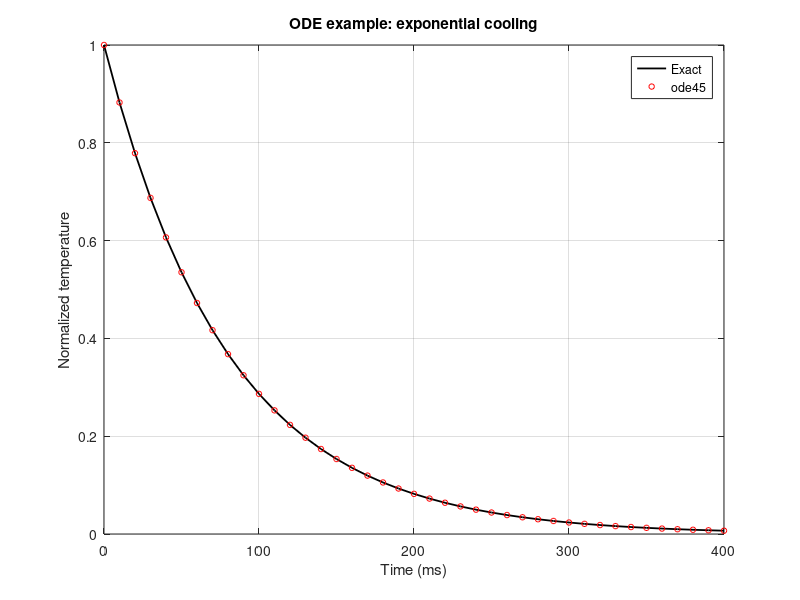

Here is the MATLAB script that generated this plot: (Note: this script raises an error after producing the figure.)
%% Ch09 ODE 求解与物理模型案例
% 本章目标 / Learning objectives
%
% 1. 理解常微分方程 ODE 在物理建模中的含义。
% 2. 掌握 ode45、ode15s、odeset 和函数句柄的基础用法。
% 3. 会把参数放进 struct，并传给 ODE 右端函数。
% 4. 用一个零维等离子体玩具模型练习参数扫描和物理量检查。
%
% Key terms:
% ordinary differential equation, right-hand side, initial condition,
% time span, solver tolerance, parameter scan, zero-dimensional model

clear; clc; close all;
if exist("startup_learning", "file") == 2
    learningRoot = startup_learning();
else
    learningRoot = fileparts(fileparts(mfilename("fullpath")));
    addpath(learningRoot);
    addpath(fullfile(learningRoot, "functions"));
end

%% 1. ODE 是什么
% ODE 描述“一个量如何随时间变化”。
%
% 例子：
%
% dT/dt = -T/tau
%
% 含义：温度 T 按时间常数 tau 指数衰减。
%
% 在 MATLAB 中，ODE 右端函数通常写成：
%
% dydt = f(t, y)

tau_s = 0.08;
coolingRhs = @(t, y) -y / tau_s;

tspan = [0 0.4];
y0 = 1.0;
[time_s, temperature] = ode45(coolingRhs, tspan, y0);

temperatureExact = y0 * exp(-time_s / tau_s);
maxCoolingError = max(abs(temperature - temperatureExact));
fprintf("Cooling model max error: %.3e\n", maxCoolingError);

figure("Color", "w");
plot(1e3*time_s, temperatureExact, "k-", "LineWidth", 1.3);
hold on;
plot(1e3*time_s, temperature, "ro", "MarkerSize", 4);
xlabel("Time (ms)");
ylabel("Normalized temperature");
title("ODE example: exponential cooling");
legend("Exact", "ode45", "Location", "best");
grid on;
fusionlearn.plot.applyResearchStyle(gca);

assert(maxCoolingError < 1e-4);

%% 1.1 ODE 初值问题包含“规律”和“起点”
% `dT/dt=-T/tau` 只告诉我们每个状态下的变化率，还需要初始条件 T(t0)=T0 才能
% 决定唯一演化轨迹。相同方程配不同 y0，会得到形状相似但起点不同的解。
%
% 右端函数输出单位必须是“状态量单位/时间单位”。若 T 用 keV、t 用 s，则 dT/dt
% 应为 keV/s，tau 也必须用 s。把 ms 数值直接放进以 s 为时间的方程，会把时间尺度
% 改变 1000 倍。
%
% tau 是 e-folding time：经过一个 tau，指数衰减量变为初值的 exp(-1)，约 36.8%。
% 这比只把 tau 当作公式中的参数更容易形成物理直觉。

temperatureAfterOneTau = y0*exp(-1);
fprintf("At one time constant, T/T0 = %.4f.\n", ...
    temperatureAfterOneTau/y0);

%% 2. ode45 的四个关键输入
% ode45 最常见的调用方式：
%
% [t, y] = ode45(rhs, tspan, y0)
%
% 1. rhs：右端函数，输入 t 和 y，输出 dy/dt。
% 2. tspan：积分时间范围，例如 [0 0.2]。
% 3. y0：初始条件。
% 4. 可选 opts：由 odeset 设置误差容忍度、事件函数等。

opts = odeset("RelTol", 1e-6, "AbsTol", 1e-9);
[time_tight, temperature_tight] = ode45(coolingRhs, tspan, y0, opts);

fprintf("Default ode45 points: %d\n", numel(time_s));
fprintf("Tighter ode45 points: %d\n", numel(time_tight));
assert(abs(temperature_tight(end) - y0*exp(-time_tight(end)/tau_s)) < 1e-6);

%% 2.1 ode45 会自适应选择内部时间步
% 当 tspan 只有 `[t0 tf]` 两个端点时，求解器根据局部误差自动决定输出时间点。
% RelTol 控制相对误差尺度，AbsTol 在状态接近 0 时提供绝对误差下限。容差更严格
% 往往需要更多步，但“输出点更多”不等于物理时间分辨率自动提高。
%
% 若 tspan 是一个时间向量，求解器会在这些指定时间返回插值后的解；它内部仍可能
% 使用不同步长。比较两个解时，应先把它们放在相同时间点，而不是直接逐行相减。
%
% AbsTol 最好与各状态的数量级相匹配。多变量系统若一个量约 1e6、另一个约 1e-8，
% 单一绝对容差可能不合适，可以为每个状态指定不同 AbsTol。

adaptiveSteps_s = diff(time_tight);
fprintf("ode45 output step range: [%.3e, %.3e] s.\n", ...
    min(adaptiveSteps_s), max(adaptiveSteps_s));

%% 3. 多变量 ODE：状态向量
% 如果系统有多个变量，就把它们放进一个列向量。
%
% 本章的玩具模型使用：
%
% y(1) = n_e，单位是 10^20 m^-3
% y(2) = T_e，单位是 keV
%
% 这个模型只用于学习，不用于真实预测。真实等离子体模型会复杂得多。

params = struct();
params.nTarget20 = 0.8;
params.tauParticle_s = 0.08;
params.edgeTe_keV = 0.12;
params.heatingGain_keV = 2.4;
params.heatingRamp_s = 0.04;
params.tauEnergy_s = 0.05;
params.radiationCoeff_per_s = 0.18;
params.densityFloor20 = 0.05;

y0_plasma = [0.25; 0.18];
tspan_plasma = [0 0.25];
[time_plasma_s, state] = ode45( ...
    @(t, y) fusionlearn.plasma.toyZeroDPlasmaRhs(t, y, params), ...
    tspan_plasma, y0_plasma, opts);

n20 = state(:,1);
Te_keV = state(:,2);

assert(all(isfinite(state), "all"));
assert(n20(end) > n20(1));
assert(Te_keV(end) > Te_keV(1));

%% 3.1 状态向量和参数 struct 是两种不同角色
% 状态 y 是求解器不断更新的未知量；params 是一次求解期间保持不变的模型设置。
% 右端函数必须返回与 y 相同形状的列向量，每一项顺序始终对应同一个物理量。
%
% 匿名函数 `@(t,y) model(t,y,params)` 把 MATLAB 求解器要求的两个输入接口，与我们
% 自己模型需要的额外参数连接起来。创建匿名函数时，当前 params 值会被捕获；以后
% 改 params 不会自动改写已经创建的旧函数句柄，重新扫描时应创建新句柄。
%
% y(1)、y(2) 很紧凑，但变量多后容易忘记顺序。可以在右端函数开头立即用清楚名字
% 解包，在函数末尾按固定顺序组装 dydt，并在注释中写单位。

plasmaRhs = @(t, y) fusionlearn.plasma.toyZeroDPlasmaRhs(t, y, params);
initialSlope = plasmaRhs(tspan_plasma(1), y0_plasma);
fprintf("Initial dn/dt = %.3f and dTe/dt = %.3f.\n", ...
    initialSlope(1), initialSlope(2));

%% 4. 画出零维模型结果
% 一个 ODE 结果通常至少要画：
%
% 1. 每个状态量随时间的变化。
% 2. 初始值和最终值是否合理。
% 3. 不同参数下结果如何变化。

figure("Color", "w");
tiledlayout(2, 1);

nexttile;
plot(1e3*time_plasma_s, n20, "LineWidth", 1.3);
xlabel("Time (ms)");
ylabel("n_e (10^{20} m^{-3})");
title("Toy density evolution");
grid on;
fusionlearn.plot.applyResearchStyle(gca);

%% 4.1 ODE 图至少要接受三层检查
% 数值层：数组是否 finite，时间是否递增，容差改变后结果是否基本稳定。
%
% 量纲层：横轴与求解时间单位一致，状态量单位写清楚，数量级没有 1000 倍误差。
%
% 物理层：密度、温度是否越过不允许范围，初始变化方向是否符合源项和损失项，长期
% 行为是否趋于合理平衡。求解器只负责近似方程，不会告诉你方程本身是否遗漏了物理。
%
% “零维”表示没有空间坐标，只追踪体平均或简化状态随时间变化。它适合学习耦合、
% 时间尺度和参数扫描，但不能给出径向剖面、边界层或湍流空间结构。

fprintf("Final toy state: n20 = %.3f, Te = %.3f keV.\n", ...
    n20(end), Te_keV(end));

nexttile;
plot(1e3*time_plasma_s, Te_keV, "LineWidth", 1.3);
xlabel("Time (ms)");
ylabel("T_e (keV)");
title("Toy temperature evolution");
grid on;
fusionlearn.plot.applyResearchStyle(gca);

%% 5. 参数扫描
% 参数扫描是把同一个模型在不同参数下跑多次。
% 初学时最重要的是每次只改一个参数，否则很难判断变化来自哪里。

heatingGainList = [1.4 2.4 3.4 4.4];
finalTe = zeros(size(heatingGainList));

figure("Color", "w");
hold on;
for k = 1:numel(heatingGainList)
    paramsScan = params;
    paramsScan.heatingGain_keV = heatingGainList(k);
    [tScan, stateScan] = ode45( ...
        @(t, y) fusionlearn.plasma.toyZeroDPlasmaRhs(t, y, paramsScan), ...
        tspan_plasma, y0_plasma, opts);
    finalTe(k) = stateScan(end, 2);
    plot(1e3*tScan, stateScan(:,2), "LineWidth", 1.2, ...
        "DisplayName", sprintf("gain = %.1f keV", heatingGainList(k)));
end
xlabel("Time (ms)");
ylabel("T_e (keV)");
title("Heating-gain scan");
legend("show", "Location", "best");
grid on;
fusionlearn.plot.applyResearchStyle(gca);

assert(all(diff(finalTe) > 0));

%% 5.1 参数扫描必须保持比较条件一致
% 扫描某一个参数时，初值、时间范围、容差和其他参数应保持一致。代码里先复制
% `paramsScan=params`，再改一个字段，可以避免上一轮修改泄漏到下一轮。
%
% 每个 case 除了最终标量，还应记录完整参数或 case 表。否则看到一条异常曲线时，
% 无法追溯它对应哪组设置。扫描结果单调并不是必然真理；本例中的单调关系来自这个
% 简化模型，在更复杂系统里反馈、阈值和不稳定性可能产生非单调响应。
%
% 图例适合少量 case。参数很多时，更适合画“参数-指标”曲线、热图或 table，而不是
% 把几十条时间曲线叠在一张图中。

scanSummary = table(heatingGainList.', finalTe.', ...
    'VariableNames', ["HeatingGain_keV", "FinalTe_keV"]);
disp(scanSummary);

%% 6. ode15s 的位置
% ode45 适合很多非刚性问题。
% ode15s 常用于刚性问题，也就是系统里同时存在很快和很慢的时间尺度。
%
% 对同一个温和的玩具模型，ode45 和 ode15s 的最终结果应该接近。

[time_15s, state_15s] = ode15s( ...
    @(t, y) fusionlearn.plasma.toyZeroDPlasmaRhs(t, y, params), ...
    tspan_plasma, y0_plasma, opts);

finalDifference = norm(state_15s(end,:) - state(end,:));
fprintf("Final state difference between ode45 and ode15s: %.3e\n", finalDifference);
assert(finalDifference < 1e-3);

%% 6.1 刚性是时间尺度差异造成的数值困难
% 一个系统同时含极快衰减和很慢演化时，显式型求解器可能为了稳定性被迫使用极小步长，
% 即使我们只关心慢过程。这类问题称为 stiff。ode15s 使用适合许多刚性问题的方法，
% 但每一步工作更复杂，并不意味着它对所有问题都比 ode45 快。
%
% 选择求解器可从 ode45 开始；若步数异常多、求解很慢或文档表明系统刚性，再尝试
% ode15s，并比较相同时间点的解、运行时间和求解统计。两个求解器结果接近是有价值
% 的交叉检查，但它们也可能共同忠实地求解一个错误模型。

%% 7. 常见错误 / Common mistakes
%
% 错误 1：右端函数输出行向量。
% 改进：保持 y 和 dydt 都是列向量。
%
% 错误 2：忘记单位。ms 和 s 混用会让时间尺度差 1000 倍。
%
% 错误 3：把参数写散在很多行里。
% 改进：用 params struct 集中管理参数。
%
% 错误 4：不检查结果是否为 finite。
% ODE 出现 NaN 或 Inf 时，先检查除零、开方和指数项。

%% 8. 练习
%
% 练习 1：把冷却模型的 tau_s 从 0.08 改成 0.16，观察衰减变慢还是变快。
% 练习 2：把 tspan 改成 [0 0.8]，观察最终温度。
% 练习 3：把 y0_plasma 的初始密度改成 0.6，观察密度演化。
% 练习 4：把 heatingGainList 增加到 5 个值。
% 练习 5：用 plot 画 finalTe 随 heatingGainList 的变化。
% 练习 6：用一句英文解释 initial condition 的含义。
% 练习 7：故意删掉 params.tauEnergy_s，观察函数报错。

%% 9. 参考答案

tau_s_answer = 0.16;
coolingRhs_answer = @(t, y) -y / tau_s_answer;
[time_answer_s, temp_answer] = ode45(coolingRhs_answer, [0 0.8], 1.0);
assert(temp_answer(end) < temp_answer(1));
assert(temp_answer(end) > 0);

y0_changed = [0.6; 0.18];
[~, state_changed] = ode45( ...
    @(t, y) fusionlearn.plasma.toyZeroDPlasmaRhs(t, y, params), ...
    tspan_plasma, y0_changed, opts);
assert(state_changed(end,1) > state_changed(1,1));

heatingGainAnswer = [1.4 2.4 3.4 4.4 5.4];
finalTeAnswer = zeros(size(heatingGainAnswer));
for k = 1:numel(heatingGainAnswer)
    paramsAnswer = params;
    paramsAnswer.heatingGain_keV = heatingGainAnswer(k);
    [~, stateAnswer] = ode45( ...
        @(t, y) fusionlearn.plasma.toyZeroDPlasmaRhs(t, y, paramsAnswer), ...
        tspan_plasma, y0_plasma, opts);
    finalTeAnswer(k) = stateAnswer(end, 2);
end

figure("Color", "w");
plot(heatingGainAnswer, finalTeAnswer, "o-", "LineWidth", 1.3);
xlabel("Heating gain (keV)");
ylabel("Final T_e (keV)");
title("Final temperature from parameter scan");
grid on;
fusionlearn.plot.applyResearchStyle(gca);

fprintf("The initial condition is the model state at the starting time.\n");

%% 10. 小测验 / Mini quiz
%
% 选择题 1：ode45 的右端函数通常输出什么？
% A. dy/dt
% B. 图像标题
% C. 文件路径
% 答案：A
%
% 选择题 2：y0 表示什么？
% A. 初始条件
% B. 最终答案
% C. 图例位置
% 答案：A
%
% 选择题 3：把参数集中放进 struct 的好处是：
% A. 参数更容易管理和扫描
% B. 图一定更漂亮
% C. 可以不用检查单位
% 答案：A
%
% 选择题 4：ode15s 常用于：
% A. 刚性 ODE
% B. 读取 CSV
% C. 画等值线
% 答案：A
%
% 选择题 5：ODE 结果出现 NaN，优先检查：
% A. 除零、非法开方、指数溢出和参数单位
% B. 文件名是否足够长
% C. 图窗背景色
% 答案：A

%% 11. 错题案例 / Debug the mistake
%
% 错题 1：右端函数返回行向量。
%
% 错误写法：
% badRhs = @(t, y) [-y(1), -2*y(2)];
%
% 正确写法：
goodRhs = @(t, y) [-y(1); -2*y(2)];
[~, goodState] = ode45(goodRhs, [0 1], [1; 1]);
assert(size(goodState, 2) == 2);
%
% 错题 2：把毫秒当成秒。
% 如果物理时间是 250 ms，应写成 0.250 s，而不是 250 s。

duration_ms = 250;
duration_s = duration_ms / 1000;
assert(abs(duration_s - 0.25) < 1e-12);

%% 12. 本章检查表
%
% [ ] 我能写出 dydt = f(t,y) 形式的右端函数。
% [ ] 我能用 ode45 求解一阶 ODE。
% [ ] 我能把多个状态量放进一个列向量。
% [ ] 我能用 params struct 管理模型参数。
% [ ] 我能做一个简单参数扫描并画图。
